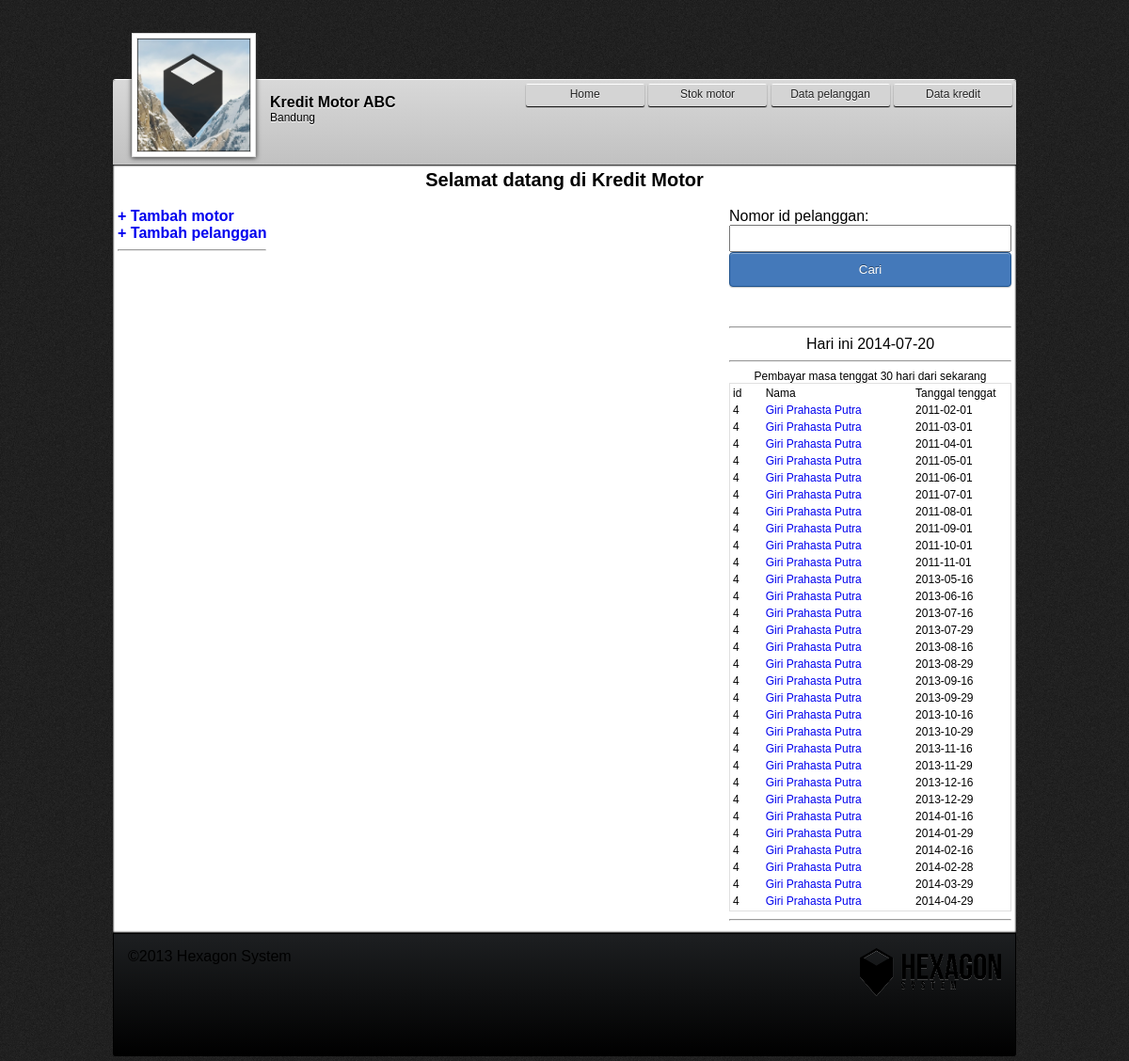
The page / on the database its author committed.
### tables this page shows
CREATE TABLE IF NOT EXISTS `angsur` (
  `id_angsur` int(100) NOT NULL AUTO_INCREMENT,
  `pembayaran_ke` int(11) NOT NULL,
  `tgl_bayar` date DEFAULT NULL,
  `tgl_tenggat` date DEFAULT NULL,
  `biaya` double NOT NULL,
  `denda` double NOT NULL,
  `id_kredit` int(100) NOT NULL,
  `penerima` varchar(255) DEFAULT NULL,
  `sudah_bayar` int(11) NOT NULL COMMENT '0 = belum bayar,  1 = sudah bayar',
  PRIMARY KEY (`id_angsur`)
);

CREATE TABLE IF NOT EXISTS `pelanggan` (
  `id_pelanggan` int(11) NOT NULL AUTO_INCREMENT,
  `nama` varchar(255) NOT NULL,
  `alamat` varchar(500) NOT NULL,
  `no_telp` varchar(20) NOT NULL,
  `pekerjaan` varchar(100) NOT NULL,
  `no_ktp` varchar(255) NOT NULL,
  PRIMARY KEY (`id_pelanggan`)
);

### include/Angsur.class.php (called while the page is built, shortened)
<?php
	class Angsur extends DB{
		function getAngsuranBulanIni(){
			$counter = 0;
			$hasil = array();
			$query = "SELECT * FROM Angsur as a, Kredit as k, Pelanggan as p WHERE
															   a.id_kredit = k.id_kredit
															   AND a.sudah_bayar = 0
															   AND a.id_kredit = k.id_kredit
															   AND k.id_pelanggan = p.id_pelanggan
															   ORDER BY tgl_tenggat ASC";
			$this->execute($query);
			$tanggal_sekarang = time();
			while ($i = $this->getResult()) {
				$tanggal_tenggat = strtotime($i['tgl_tenggat']);
				$perbedaan_tanggal = $tanggal_sekarang - $tanggal_tenggat;
				$perbedaan_hari = floor($perbedaan_tanggal/(60*60*24));
				if ($perbedaan_hari > -30) {
					$hasil[$counter] = $i;
					$counter++;
				}
			}
			return $hasil;
		}
	}

### include/DB.class.php (called while the page is built, shortened)
<?php
	class DB{
		var $db_host = 'localhost';
		var $db_user = 'root';
		var $db_password = '';
		var $result = '';
		function open(){
			$this->db_link = mysql_connect($this->db_host, $this->db_user, $this->db_password );
		}
		function execute($query=''){
			$this->result = mysql_query($query);
			if ($this->result) {
				return $this->result;
			}else{
				echo mysql_error();
			}
		}
		function getResult(){
			return mysql_fetch_array($this->result);
		}
	}
?>

### index.php (the view, shortened to what this page needs)
<?php
	include("include/Template.class.php");
	include("include/DB.class.php");
	include("include/Angsur.class.php");
	$angsur_db = new Angsur();
	$pembayar = $angsur_db->getAngsuranBulanIni();
	$table_open = "<table width='100%' class='small_text'>
					<tr>
						<td width='15px'>id</td>
						<td width='80px'>Nama</td>
						<td width='50px'>Tanggal tenggat</td>
					</tr>";
	$table_close = "</table>";
	$table_content = "";
	$table_content .= $table_open;
	for ($i = 0; $i < count($pembayar) ; $i++) {
		$table_content .= "<tr>";
		$table_content .= "<td>".$pembayar[$i]['id_pelanggan']."</td>";
		$table_content .= "<td> <a href='pelanggan.php?id=".$pembayar[$i]['id_pelanggan']."''>".$pembayar[$i]['nama']."</a></td>";
		$table_content .= "<td>".$pembayar[$i]['tgl_tenggat']."</td>";
		$table_content .= "</tr>";
	}
?>

### include/Template.class.php (shortened to what this page needs)
<?php
	class Template {
		var $content  = "";
		function Template ($filename = ''){
			$this->content = implode('', @file($filename));
		}
		function write(){
			print $this->content;
		}
		function clear() {
			$this->content = preg_replace("/DATA_[A-Z|_|0-9]+/", "", $this->content);
		}
		function replace($old = "", $new = "") {
			$value = $new;
			$this->content = preg_replace("/$old/", $value, $this->content);
		}
		function replaces($array){
			$array_keys = array_keys($array);
			foreach ($array_keys as $key) {
				$old = $key;
				$new = $array[$key];
				$this->content = preg_replace("/$old/", $new, $this->content);
			}
		}
	}
?>

### styles/style.css (style rules this page uses)
body { margin: 0; background-image: url(../img/grain.png); font-family: arial, sans-serif; }
#header { height: 80px; width: 960px; margin: 0px auto; }
.left { float : left; }
.right { float: right; }
#topbar { background: #d8d8d8; background: -moz-linear-gradient(top, #d8d8d8 0%, #c1c1c1 100%); background: -webkit-gradient(linear, left top, left bottom, color-stop(0%,#d8d8d8), color-stop(100%,#c1c1c1)); background: -webkit-linear-gradient(top, #d8d8d8 0%,#c1c1c1 100%); background: -o-linear-gradient(top, #d8d8d8 0%,#c1c1c1 100%); background: -ms-linear-gradient(top, #d8d8d8 0%,#c1c1c1 100%); background: linear-gradient(to bottom, #d8d8d8 0%,#c1c1c1 100%); filter: progid:DXImageTransform.Microsoft.gradient( startColorstr='#d8d8d8', endColorstr='#c1c1c1',GradientType=0 ); border-radius: 3px 3px 0px 0px; height: 90px; width: 960px; box-shadow: 0px 1px 0px #000, 0px -1px 0px #fff; }
#photobar { width: 960px; }
#topbar_content { padding: 4px; }
#body { width: 960px; margin: 0px auto; min-height: 40px; padding: 5px; }
#bodybar { background-color: #fff; padding: 5px; box-shadow: 0px -1px 2px #000 inset, 0px 1px 2px #000 inset; min-height: 400px; }
#footbar { background: #1d1f21; background: -moz-linear-gradient(top, #1d1f21 0%, #000000 100%); background: -webkit-gradient(linear, left top, left bottom, color-stop(0%,#1d1f21), color-stop(100%,#000000)); background: -webkit-linear-gradient(top, #1d1f21 0%,#000000 100%); background: -o-linear-gradient(top, #1d1f21 0%,#000000 100%); background: -ms-linear-gradient(top, #1d1f21 0%,#000000 100%); background: linear-gradient(to bottom, #1d1f21 0%,#000000 100%); filter: progid:DXImageTransform.Microsoft.gradient( startColorstr='#1d1f21', endColorstr='#000000',GradientType=0 ); height: 100px; border-radius: 0px 0px 3px 3px; border-top: solid 1px #000; border-left: solid 1px #000; border-right: solid 1px #000; padding: 15px; }
.left { float: left; }
.menu { list-style: none; margin-left: -40px; margin-top: 0px; height: 10px; }
.menu > li { display: inline-block; height: 15px; }
.menu > li > a { display: inline-block; border-radius: 2px; text-align: center; width: 120px; padding: 3px; box-shadow: 0px 1px 1px #000; border-top: solid 1px #fff; border-left: 0px; border-right: 0px; border-bottom: 0px; text-shadow: 0px 1px 0px #fff; font-size: 12px; color: #222; cursor: hand; background-color: #d4d4d4; font-size: 0.9em; text-decoration: none; font-size: 12px; height: 17px; }
.penuh { width: 100%; }
.photo { width: 130px; height: 130px; background-color: #fff; position: relative; left: 20px; border: 1px #e0e0e0 solid; margin-top: -50px; box-shadow: 0px 1px 5px #333; }
.photo_content { margin: 4px; border: 1px #e0e0e0 solid; width: 120px; height: 120px; }
.profile_name_container { width: 150px; height: 50px; position: relative; left: 20px; margin-top: 15px; margin-left: 15px; }
.profile_name { text-shadow: 0px 1px 0px #fff; }
.profile_more { text-shadow: 0px 1px 0px #fff; font-size: 12px; }
table { border: solid 1px; border-color: #e0e0e0; }
table tr td { border: none; }
.judul { font-size: 20px; font-weight: bold; text-align: center; }
.form_id_pelanggan { font-size: 25px; width: 100%; }
.small_text { font-size: 12px; }
.button-link { padding: 10px 15px; background: #4479BA; color: #FFF; -webkit-border-radius: 4px; -moz-border-radius: 4px; border-radius: 4px; border: solid 1px #20538D; text-shadow: 0 -1px 0 rgba(0, 0, 0, 0.4); -webkit-box-shadow: inset 0 1px 0 rgba(255, 255, 255, 0.4), 0 1px 1px rgba(0, 0, 0, 0.2); -moz-box-shadow: inset 0 1px 0 rgba(255, 255, 255, 0.4), 0 1px 1px rgba(0, 0, 0, 0.2); box-shadow: inset 0 1px 0 rgba(255, 255, 255, 0.4), 0 1px 1px rgba(0, 0, 0, 0.2); -webkit-transition-duration: 0.2s; -moz-transition-duration: 0.2s; transition-duration: 0.2s; -webkit-user-select:none; -moz-user-select:none; -ms-user-select:none; user-select:none; }
a, .button-link { text-decoration: none; }
.button-link, small { width: 120px; }
.button-link, medium { width: 300px; }
input[type='text'] { font-size: 20px; }

### rows shown on the page
angsur: pelanggan.id_pelanggan "4", pelanggan.nama "Giri Prahasta Putra", tgl_tenggat "2011-02-01"
angsur: pelanggan.id_pelanggan "4", pelanggan.nama "Giri Prahasta Putra", tgl_tenggat "2011-03-01"
angsur: pelanggan.id_pelanggan "4", pelanggan.nama "Giri Prahasta Putra", tgl_tenggat "2011-04-01"
angsur: pelanggan.id_pelanggan "4", pelanggan.nama "Giri Prahasta Putra", tgl_tenggat "2011-05-01"
angsur: pelanggan.id_pelanggan "4", pelanggan.nama "Giri Prahasta Putra", tgl_tenggat "2011-06-01"
angsur: pelanggan.id_pelanggan "4", pelanggan.nama "Giri Prahasta Putra", tgl_tenggat "2011-07-01"
angsur: pelanggan.id_pelanggan "4", pelanggan.nama "Giri Prahasta Putra", tgl_tenggat "2011-08-01"
angsur: pelanggan.id_pelanggan "4", pelanggan.nama "Giri Prahasta Putra", tgl_tenggat "2011-09-01"
angsur: pelanggan.id_pelanggan "4", pelanggan.nama "Giri Prahasta Putra", tgl_tenggat "2011-10-01"
angsur: pelanggan.id_pelanggan "4", pelanggan.nama "Giri Prahasta Putra", tgl_tenggat "2011-11-01"
angsur: pelanggan.id_pelanggan "4", pelanggan.nama "Giri Prahasta Putra", tgl_tenggat "2013-05-16"
angsur: pelanggan.id_pelanggan "4", pelanggan.nama "Giri Prahasta Putra", tgl_tenggat "2013-06-16"
angsur: pelanggan.id_pelanggan "4", pelanggan.nama "Giri Prahasta Putra", tgl_tenggat "2013-07-16"
angsur: pelanggan.id_pelanggan "4", pelanggan.nama "Giri Prahasta Putra", tgl_tenggat "2013-07-29"
angsur: pelanggan.id_pelanggan "4", pelanggan.nama "Giri Prahasta Putra", tgl_tenggat "2013-08-16"
angsur: pelanggan.id_pelanggan "4", pelanggan.nama "Giri Prahasta Putra", tgl_tenggat "2013-08-29"
angsur: pelanggan.id_pelanggan "4", pelanggan.nama "Giri Prahasta Putra", tgl_tenggat "2013-09-16"
angsur: pelanggan.id_pelanggan "4", pelanggan.nama "Giri Prahasta Putra", tgl_tenggat "2013-09-29"
angsur: pelanggan.id_pelanggan "4", pelanggan.nama "Giri Prahasta Putra", tgl_tenggat "2013-10-16"
angsur: pelanggan.id_pelanggan "4", pelanggan.nama "Giri Prahasta Putra", tgl_tenggat "2013-10-29"
angsur: pelanggan.id_pelanggan "4", pelanggan.nama "Giri Prahasta Putra", tgl_tenggat "2013-11-16"
angsur: pelanggan.id_pelanggan "4", pelanggan.nama "Giri Prahasta Putra", tgl_tenggat "2013-11-29"
angsur: pelanggan.id_pelanggan "4", pelanggan.nama "Giri Prahasta Putra", tgl_tenggat "2013-12-16"
angsur: pelanggan.id_pelanggan "4", pelanggan.nama "Giri Prahasta Putra", tgl_tenggat "2013-12-29"
angsur: pelanggan.id_pelanggan "4", pelanggan.nama "Giri Prahasta Putra", tgl_tenggat "2014-01-16"
angsur: pelanggan.id_pelanggan "4", pelanggan.nama "Giri Prahasta Putra", tgl_tenggat "2014-01-29"
angsur: pelanggan.id_pelanggan "4", pelanggan.nama "Giri Prahasta Putra", tgl_tenggat "2014-02-16"
angsur: pelanggan.id_pelanggan "4", pelanggan.nama "Giri Prahasta Putra", tgl_tenggat "2014-02-28"
angsur: pelanggan.id_pelanggan "4", pelanggan.nama "Giri Prahasta Putra", tgl_tenggat "2014-03-29"
angsur: pelanggan.id_pelanggan "4", pelanggan.nama "Giri Prahasta Putra", tgl_tenggat "2014-04-29"
